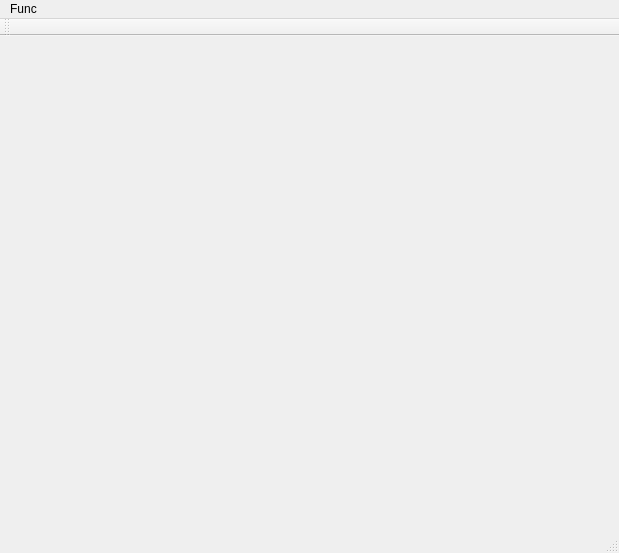
<?xml version="1.0" encoding="UTF-8"?>
<ui version="4.0">
 <class>MainWindow</class>
 <widget class="QMainWindow" name="MainWindow">
  <property name="geometry">
   <rect>
    <x>0</x>
    <y>0</y>
    <width>619</width>
    <height>553</height>
   </rect>
  </property>
  <property name="windowTitle">
   <string>MainWindow</string>
  </property>
  <widget class="QWidget" name="centralWidget">
   <widget class="QLabel" name="loadImage">
    <property name="geometry">
     <rect>
      <x>50</x>
      <y>70</y>
      <width>281</width>
      <height>341</height>
     </rect>
    </property>
    <property name="text">
     <string/>
    </property>
   </widget>
  </widget>
  <widget class="QMenuBar" name="menuBar">
   <property name="geometry">
    <rect>
     <x>0</x>
     <y>0</y>
     <width>619</width>
     <height>25</height>
    </rect>
   </property>
   <widget class="QMenu" name="menuFunc">
    <property name="title">
     <string>Func</string>
    </property>
    <addaction name="action_Camera"/>
   </widget>
   <addaction name="menuFunc"/>
  </widget>
  <widget class="QToolBar" name="mainToolBar">
   <attribute name="toolBarArea">
    <enum>TopToolBarArea</enum>
   </attribute>
   <attribute name="toolBarBreak">
    <bool>false</bool>
   </attribute>
  </widget>
  <widget class="QStatusBar" name="statusBar"/>
  <action name="action_Camera">
   <property name="checkable">
    <bool>true</bool>
   </property>
   <property name="text">
    <string>camera</string>
   </property>
  </action>
 </widget>
 <layoutdefault spacing="6" margin="11"/>
 <resources/>
 <connections/>
</ui>
